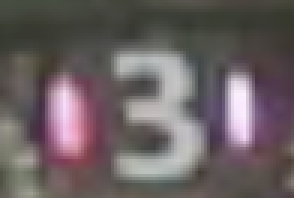
#> input picture template3.png, 98 x 66 px (shown 3 times larger)
$ python orb_features.py
#> lines starting #> are read from the running program, lines starting #| are printed output that depends on the picture
import numpy as np
import cv2 as cv
from matplotlib import pyplot as plt
img = cv.imread('template3.png', cv.IMREAD_GRAYSCALE)
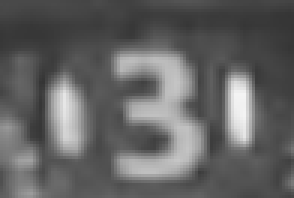
#> img: shape (66, 98) (shown 3 times larger); min 53, max 244, mean 98.9
# Initiate ORB detector
orb = cv.ORB_create(fastThreshold=10, edgeThreshold=20)
# find the keypoints with ORB
kp = orb.detect(img,None)
#> kp = 33 keypoints; strongest (x, y, size): (77, 26, 31), (50, 29, 44.6), (43, 36, 44.6), (21, 30, 31)
# compute the descriptors with ORB
kp, des = orb.compute(img, kp)
# draw only keypoints location,not size and orientation
img2 = cv.drawKeypoints(img, kp, None, color=(0,255,0), flags=0)
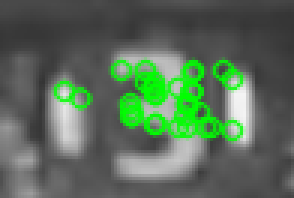
#> img2: shape (66, 98, 3) (shown 3 times larger); mean of channels 0, 1, 2 88, 109, 88; drawn as B, G, R
plt.imshow(img2)
plt.show()

$ run again, with template1.png copied over template3.png
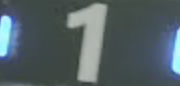
#> input picture template1.png, 180 x 86 px
#> `img = cv.imread('template3.png', cv.IMREAD_GRAYSCALE)`:
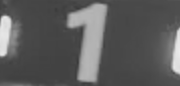
#> img: shape (86, 180); min 58, max 235, mean 92.5
#> kp = 7 keypoints; (x, y, size): (71, 25, 37.2), (82, 28, 37.2), (67, 24, 37.2), (68, 24, 31), (68, 26, 31), (71, 25, 31), (20, 24, 31)

$ run again, with input.png copied over template3.png
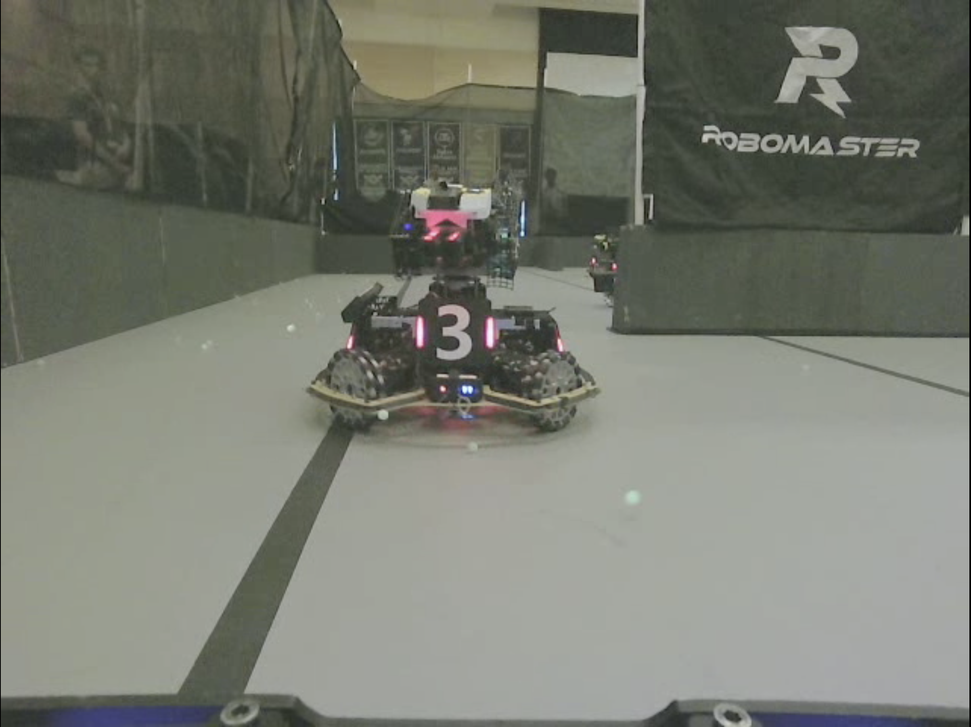
#> input picture input.png, 971 x 727 px, shrunk from 2406 x 1800 before the run
#> `img = cv.imread('template3.png', cv.IMREAD_GRAYSCALE)`:
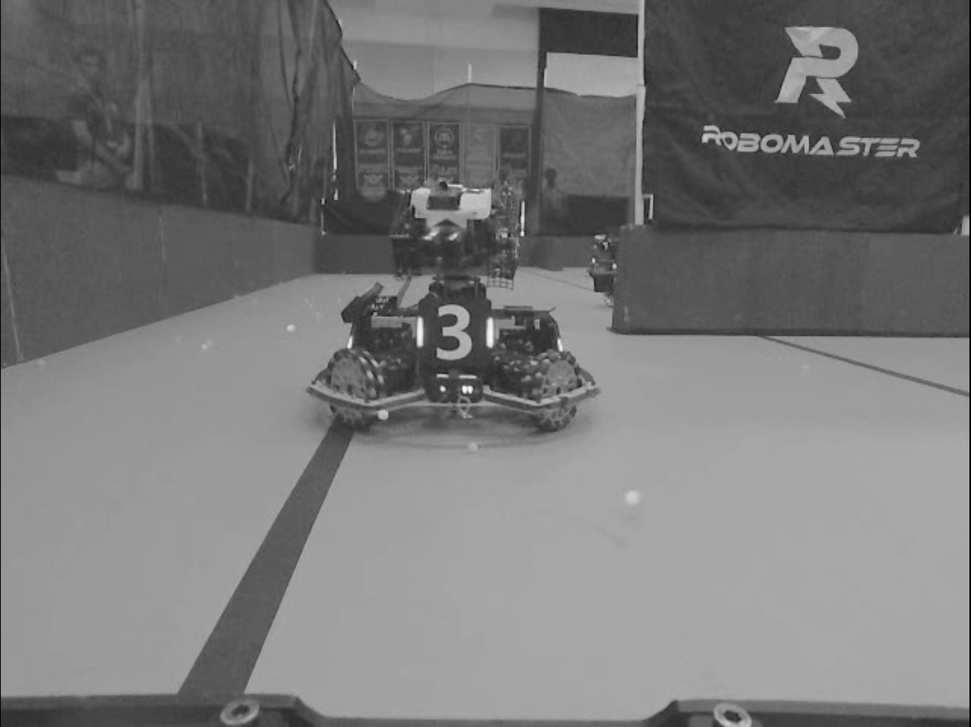
#> img: shape (727, 971); min 0, max 247, mean 120.3
#> kp = 500 keypoints; strongest (x, y, size): (469, 389, 44.6), (464, 387, 44.6), (443, 389, 31), (471, 388, 31)
